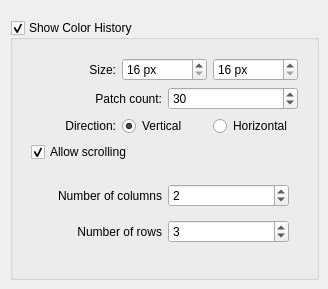
     <widget class="QWidget" name="tab_ColorHistory">
      <property name="enabled">
       <bool>true</bool>
      </property>
      <property name="sizePolicy">
       <sizepolicy hsizetype="Preferred" vsizetype="Preferred">
        <horstretch>0</horstretch>
        <verstretch>0</verstretch>
       </sizepolicy>
      </property>
      <attribute name="title">
       <string>Color History</string>
      </attribute>
      <widget class="QGroupBox" name="lastUsedColorsShow">
       <property name="geometry">
        <rect>
         <x>10</x>
         <y>20</y>
         <width>309</width>
         <height>260</height>
        </rect>
       </property>
       <property name="sizePolicy">
        <sizepolicy hsizetype="Fixed" vsizetype="Fixed">
         <horstretch>0</horstretch>
         <verstretch>0</verstretch>
        </sizepolicy>
       </property>
       <property name="title">
        <string>Show Color History</string>
       </property>
       <property name="checkable">
        <bool>true</bool>
       </property>
       <layout class="QVBoxLayout" name="verticalLayout_4">
        <item>
         <widget class="QWidget" name="widget" native="true">
          <layout class="QVBoxLayout" name="verticalLayout_2">
           <item>
            <layout class="QHBoxLayout" name="horizontalLayout_11">
             <item>
              <widget class="QLabel" name="label_14">
               <property name="text">
                <string>Size:</string>
               </property>
               <property name="alignment">
                <set>Qt::AlignRight|Qt::AlignTrailing|Qt::AlignVCenter</set>
               </property>
              </widget>
             </item>
             <item>
              <widget class="QSpinBox" name="lastUsedColorsWidth">
               <property name="suffix">
                <string> px</string>
               </property>
               <property name="prefix">
                <string/>
               </property>
               <property name="minimum">
                <number>16</number>
               </property>
              </widget>
             </item>
             <item>
              <widget class="QSpinBox" name="lastUsedColorsHeight">
               <property name="suffix">
                <string> px</string>
               </property>
               <property name="minimum">
                <number>16</number>
               </property>
              </widget>
             </item>
            </layout>
           </item>
           <item>
            <layout class="QHBoxLayout" name="horizontalLayout_3">
             <item>
              <widget class="QLabel" name="label_10">
               <property name="text">
                <string>Patch count:</string>
               </property>
               <property name="alignment">
                <set>Qt::AlignRight|Qt::AlignTrailing|Qt::AlignVCenter</set>
               </property>
              </widget>
             </item>
             <item>
              <widget class="QSpinBox" name="lastUsedColorsPatchCount">
               <property name="minimum">
                <number>1</number>
               </property>
               <property name="value">
                <number>30</number>
               </property>
              </widget>
             </item>
            </layout>
           </item>
           <item>
            <layout class="QHBoxLayout" name="horizontalLayout">
             <item>
              <widget class="QLabel" name="label_8">
               <property name="text">
                <string comment="@title:group Color selector alignment">Direction:</string>
               </property>
               <property name="alignment">
                <set>Qt::AlignRight|Qt::AlignTrailing|Qt::AlignVCenter</set>
               </property>
               <property name="buddy">
                <cstring>lastUsedColorsAlignVertical</cstring>
               </property>
              </widget>
             </item>
             <item>
              <widget class="QRadioButton" name="lastUsedColorsAlignVertical">
               <property name="text">
                <string>Vertical</string>
               </property>
               <property name="checked">
                <bool>true</bool>
               </property>
              </widget>
             </item>
             <item>
              <widget class="QRadioButton" name="lastUsedColorsAlignHorizontal">
               <property name="text">
                <string>Horizontal</string>
               </property>
              </widget>
             </item>
            </layout>
           </item>
           <item>
            <widget class="QCheckBox" name="lastUsedColorsAllowScrolling">
             <property name="text">
              <string>Allow scrolling</string>
             </property>
             <property name="checked">
              <bool>true</bool>
             </property>
            </widget>
           </item>
           <item>
            <widget class="QWidget" name="widget_3" native="true">
             <layout class="QGridLayout" name="gridLayout">
              <item row="0" column="0">
               <widget class="QLabel" name="lbl_lastUsedNumCols">
                <property name="text">
                 <string>Number of columns</string>
                </property>
                <property name="alignment">
                 <set>Qt::AlignRight|Qt::AlignTrailing|Qt::AlignVCenter</set>
                </property>
                <property name="buddy">
                 <cstring>lastUsedColorsNumCols</cstring>
                </property>
               </widget>
              </item>
              <item row="0" column="1">
               <widget class="QSpinBox" name="lastUsedColorsNumCols">
                <property name="minimum">
                 <number>1</number>
                </property>
                <property name="maximum">
                 <number>20</number>
                </property>
                <property name="value">
                 <number>2</number>
                </property>
               </widget>
              </item>
              <item row="1" column="0">
               <widget class="QLabel" name="lbl_lastUsedNumRows">
                <property name="text">
                 <string>Number of rows</string>
                </property>
                <property name="alignment">
                 <set>Qt::AlignRight|Qt::AlignTrailing|Qt::AlignVCenter</set>
                </property>
                <property name="buddy">
                 <cstring>lastUsedColorsNumRows</cstring>
                </property>
               </widget>
              </item>
              <item row="1" column="1">
               <widget class="QSpinBox" name="lastUsedColorsNumRows">
                <property name="minimum">
                 <number>1</number>
                </property>
                <property name="maximum">
                 <number>20</number>
                </property>
                <property name="value">
                 <number>3</number>
                </property>
               </widget>
              </item>
             </layout>
            </widget>
           </item>
          </layout>
         </widget>
        </item>
       </layout>
      </widget>
     </widget>
